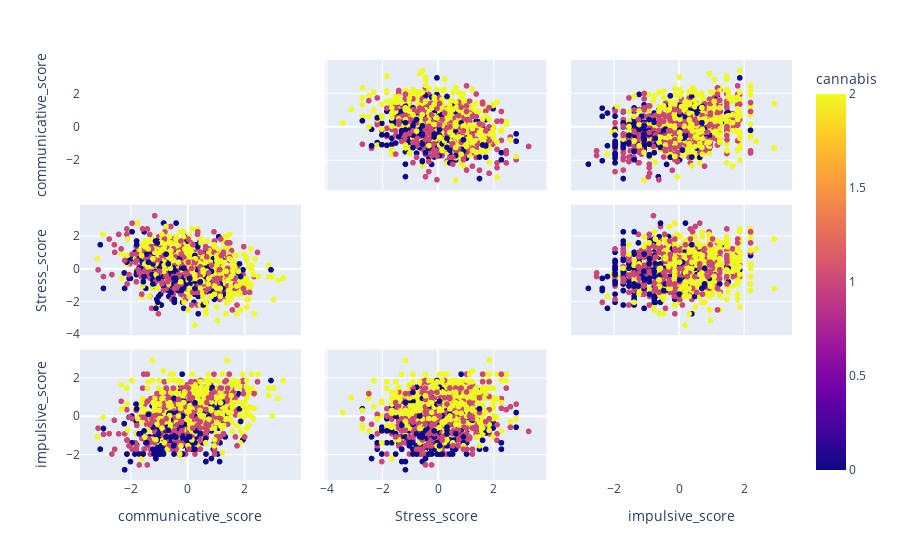

The notebook cell saved with this chart:
### Code cell
features = ['communicative_score','Stress_score','impulsive_score']
X_train['cannabis'] = Y_train['cannabis']

fig = px.scatter_matrix(
    X_train,
    dimensions= features,
    color = 'cannabis'
)
fig.update_traces(diagonal_visible=False)
fig.show()

### Figure 1 — Plotly figure (JSON) as saved in the notebook; plotly's stock layout.template omitted (floating-point values rounded to 4 significant figures; data arrays with more than 128 entries replaced by an {"elided": "..."} marker saying what was removed)
{"data": [{"diagonal": {"visible": false}, "dimensions": [{"axis": {"matches": true}, "label": "communicative_score", "values": {"elided": "1308 float values"}}, {"axis": {"matches": true}, "label": "Stress_score", "values": {"elided": "1308 float values"}}, {"axis": {"matches": true}, "label": "impulsive_score", "values": {"elided": "1308 float values"}}], "hovertemplate": "%{xaxis.title.text}=%{x}<br>%{yaxis.title.text}=%{y}<br>cannabis=%{marker.color}<extra></extra>", "legendgroup": "", "marker": {"color": {"elided": "1308 int values"}, "coloraxis": "coloraxis", "symbol": "circle"}, "name": "", "showlegend": false, "type": "splom"}], "layout": {"coloraxis": {"colorbar": {"title": {"text": "cannabis"}}, "colorscale": [[0, "#0d0887"], [0.1111, "#46039f"], [0.2222, "#7201a8"], [0.3333, "#9c179e"], [0.4444, "#bd3786"], [0.5556, "#d8576b"], [0.6667, "#ed7953"], [0.7778, "#fb9f3a"], [0.8889, "#fdca26"], [1, "#f0f921"]]}, "dragmode": "select", "legend": {"tracegroupgap": 0}, "margin": {"t": 60}}}
